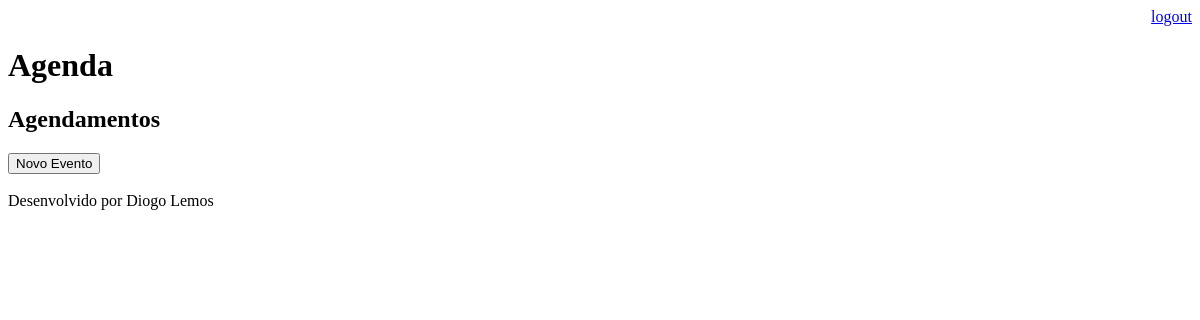
/agenda/ (signed in), run on an earlier commit of the app's database.
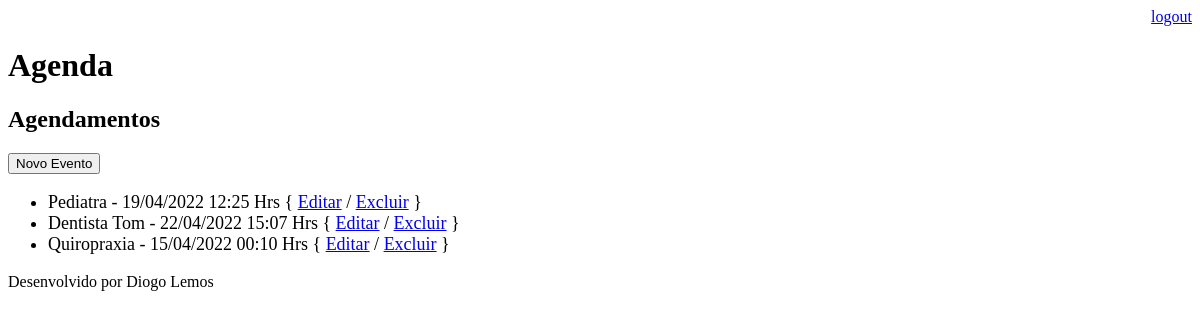
And on a later commit of the database.
### core/models.py (models this page shows, shortened)
class Evento(models.Model):
    titulo = models.CharField(max_length=100)
    descricao = models.TextField(blank=True, null=True)
    data_evento = models.DateTimeField(verbose_name='Data do Evento')
    data_criacao = models.DateTimeField(auto_now=True)
    local = models.CharField(max_length=100)
    usuario = models.ForeignKey(User, on_delete=models.CASCADE)
    class Meta:
        db_table = 'evento'
    def get_data_evento(self):
        return self.data_evento.strftime('%d/%m/%Y %H:%M Hrs')
    def get_evento_atrasado(self):
        if self.data_evento < datetime.now():
            return True
        else:
            return False

### core/views.py (the view)
# urls.py: path('agenda/', views.lista_eventos),
@login_required(login_url='/login/')
def lista_eventos(request):
    usuario = request.user
    data_atual = datetime.now() - timedelta(hours=1)
    evento = Evento.objects.filter(usuario = usuario,
                                   data_evento__gt=data_atual)
    dados = {'eventos':evento}
    return render(request, 'agenda.html', dados)

### templates/agenda.html (shortened to what this page needs)
{% extends "model-page.html" %}
{% block content %}
    <h2>Agendamentos</h2>
    <a href="evento/">
        <button type="button">Novo Evento</button>
    </a>
    <ul style="font-size: 18px">
        {% for evento in eventos %}
            <li>
                <div style=>
                    {{ evento.titulo }} - {{ evento.get_data_evento }}
                    { <a href="evento/?id={{ evento.id }}">Editar</a>
                    / <a href="evento/delete/{{ evento.id }}/">Excluir</a> }
                </div>
            </li>
        {% endfor %}
    </ul>
{% endblock %}

### templates/model-page.html
<!DOCTYPE html>
<html lang="en">
<head>
    {% include "model-header.html" %}
</head>
<body>
    {% block content %} {% endblock %}
    {% include "model-footer.html" %}
</body>
</html>

### templates/model-header.html (shortened to what this page needs)
    <div align="right">
        <a href="/logout">logout</a>
    </div>
    <h1>Agenda</h1>

### templates/model-footer.html
<p>Desenvolvido por Diogo Lemos</p>

What changed in the data, as far as the page shows it:
added Evento: titulo "Pediatra", get_data_evento "19/04/2022 12:25 Hrs"
added Evento: titulo "Dentista Tom", get_data_evento "22/04/2022 15:07 Hrs"
added Evento: titulo "Quiropraxia", get_data_evento "15/04/2022 00:10 Hrs"
